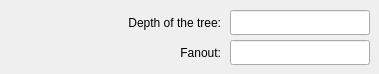
       <widget class="QWidget" name="treePage">
        <widget class="QLineEdit" name="treeLine2">
         <property name="geometry">
          <rect>
           <x>230</x>
           <y>40</y>
           <width>140</width>
           <height>25</height>
          </rect>
         </property>
        </widget>
        <widget class="QLabel" name="linearLabel2_2">
         <property name="geometry">
          <rect>
           <x>30</x>
           <y>40</y>
           <width>191</width>
           <height>25</height>
          </rect>
         </property>
         <property name="text">
          <string>Fanout:</string>
         </property>
         <property name="alignment">
          <set>Qt::AlignRight|Qt::AlignTrailing|Qt::AlignVCenter</set>
         </property>
        </widget>
        <widget class="QLabel" name="linearLabel1_3">
         <property name="geometry">
          <rect>
           <x>30</x>
           <y>10</y>
           <width>191</width>
           <height>25</height>
          </rect>
         </property>
         <property name="text">
          <string>Depth of the tree:</string>
         </property>
         <property name="alignment">
          <set>Qt::AlignRight|Qt::AlignTrailing|Qt::AlignVCenter</set>
         </property>
        </widget>
        <widget class="QLineEdit" name="treeLine1">
         <property name="geometry">
          <rect>
           <x>230</x>
           <y>10</y>
           <width>140</width>
           <height>25</height>
          </rect>
         </property>
        </widget>
       </widget>
